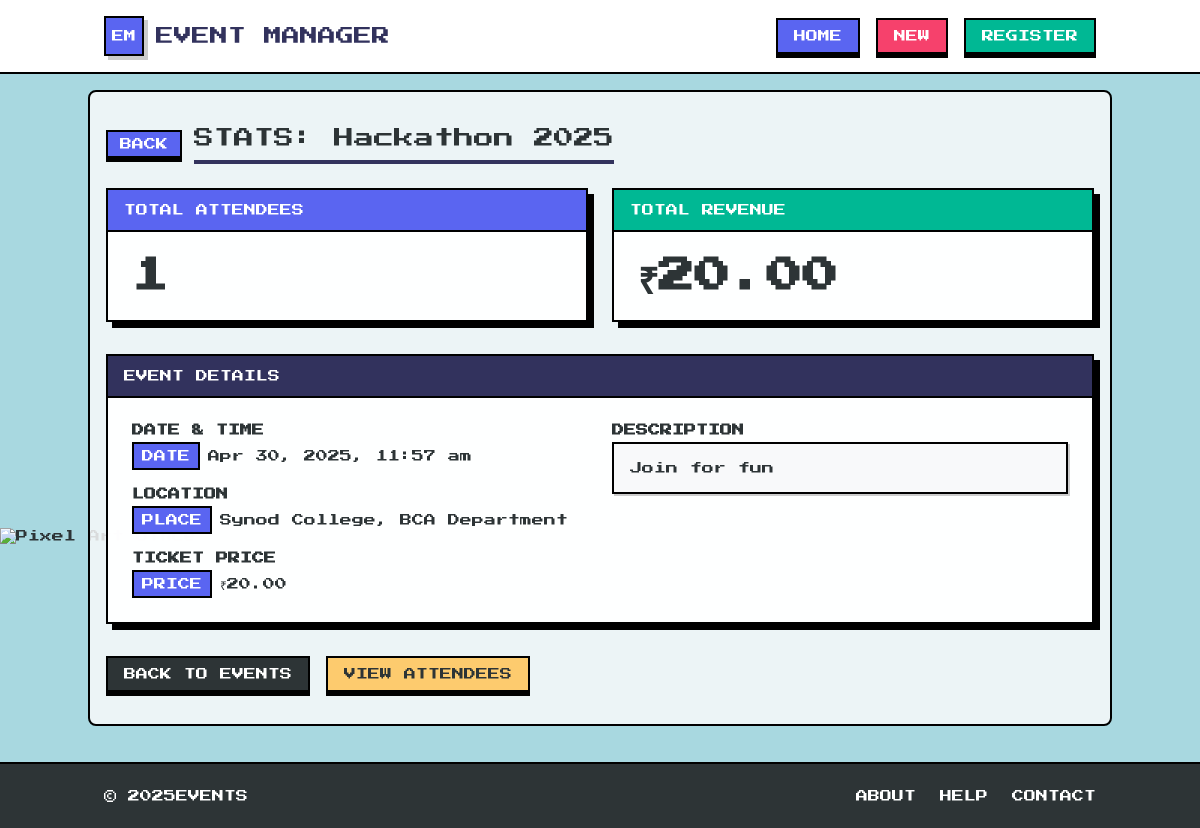
/event_analytics.php?event_id=17, run on the app's committed database.
### tables this page shows
CREATE TABLE `events` (
  `event_id` int(11) NOT NULL,
  `event_name` varchar(255) NOT NULL,
  `event_description` text DEFAULT NULL,
  `event_date` datetime NOT NULL,
  `event_location` varchar(255) NOT NULL,
  `ticket_price` decimal(10,2) NOT NULL,
  `created_at` timestamp NOT NULL DEFAULT current_timestamp()
);

### event_analytics.php (the view)
<?php
include 'includes/header.php';
include 'db.php';
$event_id = $_GET['event_id'];
$event = $conn->query("SELECT * FROM events WHERE event_id = $event_id")->fetch(PDO::FETCH_ASSOC);
$total_attendees = $conn->query("SELECT COUNT(*) as total FROM attendees WHERE event_id = $event_id")->fetch(PDO::FETCH_ASSOC)['total'];
$total_revenue = $event['ticket_price'] * $total_attendees;
?>
<div class="mb-6 flex items-center">
    <a href="index.php" class="mr-3 pixel-button bg-primary text-white px-3 py-1 border-2 border-black">
        BACK
    </a>
    <h2 class="text-xl text-dark border-b-4 border-secondary pb-2">STATS: <?= $event['event_name'] ?></h2>
</div>
<div class="grid grid-cols-1 md:grid-cols-2 gap-6 mb-8">
    <div class="pixel-card animate-pixel">
        <div class="bg-primary border-b-2 border-black px-4 py-3">
            <h3 class="text-white">TOTAL ATTENDEES</h3>
        </div>
        <div class="p-6 flex items-center">
            <div class="text-4xl font-bold text-dark"><?= $total_attendees ?></div>
        </div>
    </div>
    <div class="pixel-card animate-pixel">
        <div class="bg-success border-b-2 border-black px-4 py-3">
            <h3 class="text-white">TOTAL REVENUE</h3>
        </div>
        <div class="p-6 flex items-center">
            <div class="text-4xl font-bold text-dark">₹<?= number_format($total_revenue, 2) ?></div>
        </div>
    </div>
</div>
<div class="pixel-card animate-pixel mb-8">
    <div class="bg-secondary border-b-2 border-black px-4 py-3">
        <h3 class="text-white">EVENT DETAILS</h3>
    </div>
    <div class="p-6">
        <div class="grid grid-cols-1 md:grid-cols-2 gap-6">
            <div>
                <div class="mb-4">
                    <div class="font-bold mb-1">DATE & TIME</div>
                    <div class="flex items-center">
                        <div class="bg-primary text-white px-2 py-1 border-2 border-black mr-2">
                            DATE
                        </div>
                        <span><?= date('M j, Y, g:i a', strtotime($event['event_date'])) ?></span>
                    </div>
                </div>
                <div class="mb-4">
                    <div class="font-bold mb-1">LOCATION</div>
                    <div class="flex items-center">
                        <div class="bg-primary text-white px-2 py-1 border-2 border-black mr-2">
                            PLACE
                        </div>
                        <span><?= $event['event_location'] ?></span>
                    </div>
                </div>
                <div>
                    <div class="font-bold mb-1">TICKET PRICE</div>
                    <div class="flex items-center">
                        <div class="bg-primary text-white px-2 py-1 border-2 border-black mr-2">
                            PRICE
                        </div>
                        <span>₹<?= number_format($event['ticket_price'], 2) ?></span>
                    </div>
                </div>
            </div>
            <div>
                <div class="font-bold mb-1">DESCRIPTION</div>
                <div class="bg-light border-2 border-black p-4 shadow-pixel-sm">
                    <p class="whitespace-pre-line"><?= nl2br(htmlspecialchars($event['event_description'])) ?></p>
                </div>
            </div>
        </div>
    </div>
</div>
<div class="flex space-x-4">
    <a href="index.php" class="pixel-button bg-dark text-white px-4 py-2 border-2 border-black">
        BACK TO EVENTS
    </a>
    <a href="view_attendees.php?event_id=<?= $event_id ?>" class="pixel-button bg-warning text-dark px-4 py-2 border-2 border-black">
        VIEW ATTENDEES
    </a>
</div>
<?php include 'includes/footer.php'; ?>

### includes/header.php (style rules this page uses)
* { image-rendering: pixelated; }
body { background-color: #a8d8e0; position: relative; }
.pixel-button { position: relative; display: inline-block; box-shadow: 0 4px 0 0 #000; transition: all 0.1s ease; image-rendering: pixelated; }
.pixel-card { border: 2px solid #000; box-shadow: 6px 6px 0 0 #000; background-color: rgba(255, 255, 255, 0.95); }
.animate-pixel { animation: pixelFadeIn 0.3s steps(5) forwards; }

### data on the page
events: event_name "Hackathon 2025", ticket_price "20.00", event_date "Apr 30, 2025, 11:57 am", event_location "Synod College, BCA Department", event_description "Join for fun"

### other printed values
$total_attendees "1"
